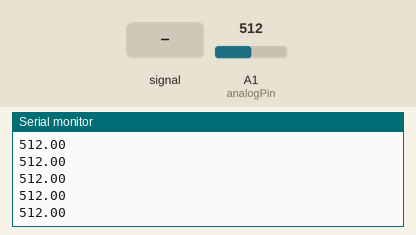
Bench run of a sketch on a simulated Arduino Uno, built with avr-gcc and run on an emulated ATmega328P. Shown: the last lines printed to the serial monitor. The test bench sets the inputs (shaded band); at power-on: A1 (analogPin) = 512.

Above: at 1.2 s.
1.3 s: A1 (analogPin) fed a 200 Hz sine of ±81 counts around its level
At 1.9 s:
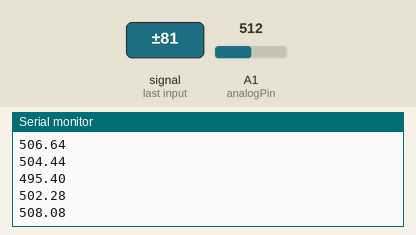
2.8 s: A1 (analogPin) set to 716
At 3.5 s:
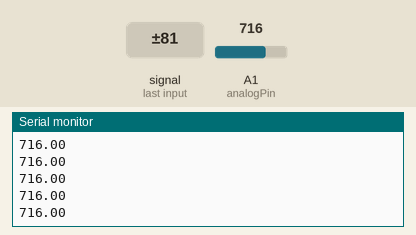
4.3 s: A1 (analogPin) fed a 1000 Hz sine of ±255 counts around its level
5.8 s: A1 (analogPin) set to 900
At 6.7 s:
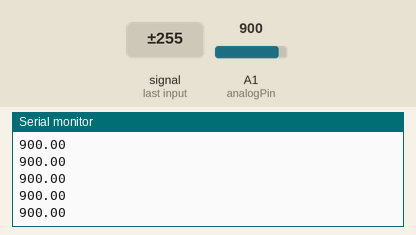
Timing chart, 0 to 8.3 s (numbered marks = the images above; inputs shaded):
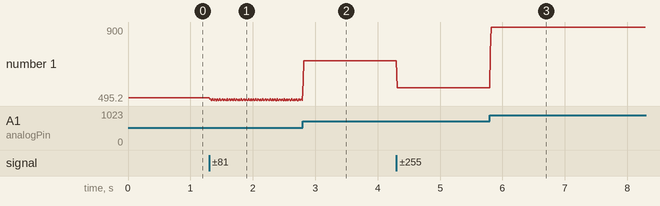

Measured:
- after the input at 1.3 s, the serial monitor: prints a new line at once (image 1)
- after the input at 5.8 s, the serial monitor: prints a new line at once (image 3)
- plotted number 1: 512 → 495.32 after the input at 1.3 s, 568.44 → 900 after the input at 5.8 s

The sketch:

scan_calibration.ino
```cpp
int samples[] = {0,0,0,0};
#define analogPin A1
int value = 0;
void setup() {
  // put your setup code here, to run once:
  Serial.begin(9600);
}

int scan() {
  samples[0] = analogRead(analogPin);
  samples[1] = analogRead(analogPin);
  samples[2] = analogRead(analogPin);
  samples[3] = analogRead(analogPin);
  value = min(samples[0],samples[1]);
  value = min(value, samples[2]);
  value = min(value, samples[3]);
  return value;
}

void loop() {
  int i = 0;
  float scans = 0;
  while (i < 25) {
    scans += scan();
    i++;
//    Serial.println(scan());
  }
  Serial.println(scans / 25);
//  delay(5000);
}
```
